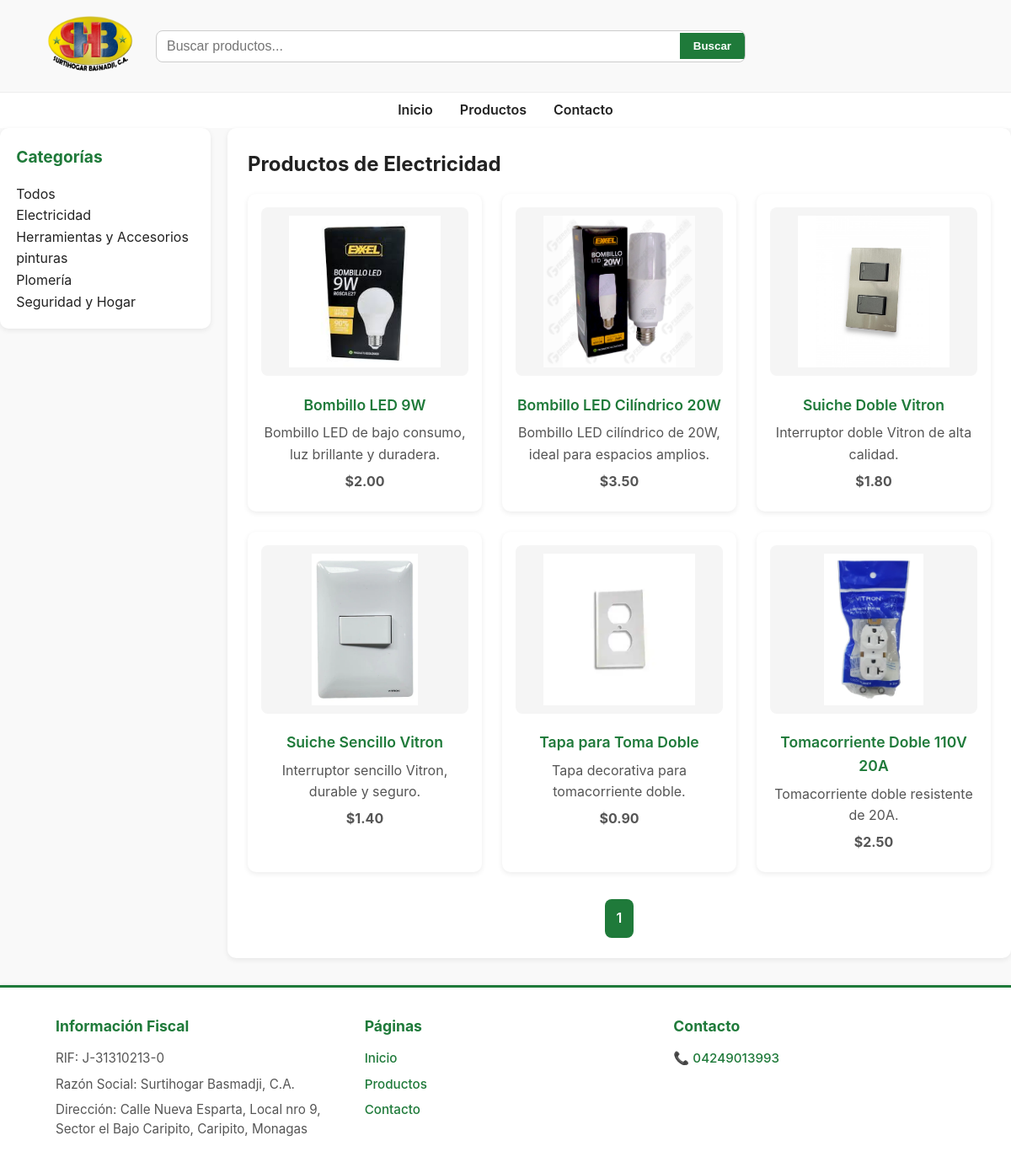
The app's page /productos.php?categoria=2 with its own data.
### tables this page shows
CREATE TABLE categorias (
  id INT AUTO_INCREMENT PRIMARY KEY,
  nombre VARCHAR(100) NOT NULL,
  descripcion TEXT
);

CREATE TABLE productos (
  id INT AUTO_INCREMENT PRIMARY KEY,
  nombre VARCHAR(150) NOT NULL,
  descripcion TEXT,
  precio DECIMAL(10,2) NOT NULL,
  imagen VARCHAR(255),
  categoria_id INT,
  CONSTRAINT fk_categoria
    FOREIGN KEY (categoria_id)
    REFERENCES categorias(id)
    ON DELETE SET NULL
    ON UPDATE CASCADE
);

### productos.php (the view, shortened to what this page needs)
<?php
include 'header.php';
$productosPorPagina = 12;
$paginaActual = isset($_GET['pagina']) ? (int)$_GET['pagina'] : 1;
$offset = ($paginaActual - 1) * $productosPorPagina;
$terminoBusqueda = isset($_GET['buscar']) ? trim($_GET['buscar']) : '';
$categoriaSeleccionada = isset($_GET['categoria']) ? (int)$_GET['categoria'] : null;
$stmtCat = $pdo->query("SELECT * FROM categorias ORDER BY nombre ASC");
$categorias = $stmtCat->fetchAll(PDO::FETCH_ASSOC);
$sqlBase = "FROM productos WHERE 1";
$parametros = [];
if ($categoriaSeleccionada) {
    $sqlBase .= " AND categoria_id = ?";
    $parametros[] = $categoriaSeleccionada;
}
$stmtTotal = $pdo->prepare("SELECT COUNT(*) " . $sqlBase);
$stmtTotal->execute($parametros);
$totalProductos = $stmtTotal->fetchColumn();
$totalPaginas = ceil($totalProductos / $productosPorPagina);
$sqlProductos = "SELECT * " . $sqlBase . " ORDER BY nombre ASC LIMIT $offset, $productosPorPagina";
$stmtProd = $pdo->prepare($sqlProductos);
$stmtProd->execute($parametros);
$productos = $stmtProd->fetchAll(PDO::FETCH_ASSOC);
?>
<main class="productos-container">
    <aside class="sidebar">
        <h3>Categorías</h3>
        <ul>
            <li><a href="productos.php" class="<?= !$categoriaSeleccionada ? 'active' : '' ?>">Todos</a></li>
            <?php foreach ($categorias as $cat): ?>
                <li>
                    <a
                        href="productos.php?categoria=<?= $cat['id'] ?>"
                        class="<?= ($categoriaSeleccionada == $cat['id']) ? 'active' : '' ?>"
                    >
                        <?= htmlspecialchars($cat['nombre']) ?>
                    </a>
                </li>
            <?php endforeach; ?>
        </ul>
    </aside>
    <section class="productos-main">
        <h2>
            <?php
            if ($terminoBusqueda !== '') {
                echo "Resultados para: " . htmlspecialchars($terminoBusqueda);
            } elseif ($categoriaSeleccionada) {
                foreach ($categorias as $cat) {
                    if ($cat['id'] == $categoriaSeleccionada) {
                        echo "Productos de " . htmlspecialchars($cat['nombre']);
                        break;
                    }
                }
            } else {
                echo "Todos los productos";
            }
            ?>
        </h2>
        <?php if (empty($productos)): ?>
            <p style="margin-top:1rem;">No se encontraron productos.</p>
        <?php else: ?>
            <div class="products-grid">
                <?php foreach ($productos as $producto): ?>
                    <div class="product-card card-base">
                        <img src="<?= htmlspecialchars($producto['imagen']) ?>" alt="">
                        <h4><?= htmlspecialchars($producto['nombre']) ?></h4>
                        <p><?= htmlspecialchars($producto['descripcion']) ?></p>
                        <p><strong>$<?= htmlspecialchars($producto['precio']) ?></strong></p>
                    </div>
                <?php endforeach; ?>
            </div>
        <?php endif; ?>
        <div class="pagination">
            <?php for ($i = 1; $i <= $totalPaginas; $i++): ?>
                <a
                    href="productos.php?pagina=<?= $i ?>
                        <?= $categoriaSeleccionada ? '&categoria=' . $categoriaSeleccionada : '' ?>
                        <?= $terminoBusqueda ? '&buscar=' . urlencode($terminoBusqueda) : '' ?>"
                    class="<?= ($i == $paginaActual) ? 'active' : '' ?>"
                >
                    <?= $i ?>
                </a>
            <?php endfor; ?>
        </div>
    </section>
</main>
<?php include 'footer.php'; ?>

### style.css (style rules this page uses)
* { box-sizing: border-box; margin: 0; padding: 0; }
body { font-family: "Inter", Arial, sans-serif; background: #f9f9f9; color: #222; line-height: 1.6; }
a { text-decoration: none; color: inherit; }
ul { list-style: none; }
.productos-container { display: flex; gap: 20px; align-items: flex-start; flex-wrap: wrap; }
.sidebar { width: 250px; flex-shrink: 0; }
.productos-main { flex: 1; background: #fff; padding: 1.5rem; border-radius: 10px; box-shadow: 0 2px 6px rgba(0,0,0,0.08); min-width: 300px; }
.products-grid { display: grid; grid-template-columns: repeat(auto-fit, minmax(220px, 1fr)); gap: 1.5rem; margin-top: 1rem; max-width: 1400px; margin-right: auto; }
.sidebar { width: 250px; flex-shrink: 0; background: #fff; padding: 1.2rem; border-radius: 10px; box-shadow: 0 2px 6px rgba(0,0,0,0.08); height: fit-content; }
.sidebar h3 { color: #1f7a3a; font-size: 1.2rem; margin-bottom: 1rem; font-weight: 700; }
.product-card { background: #fff; border-radius: 10px; padding: 1rem; box-shadow: 0 2px 6px rgba(0,0,0,0.08); text-align: center; transition: 0.3s ease; }
.product-card img { width: 100%; height: 200px; object-fit: contain; margin-bottom: 0.8rem; padding: 10px; background: #f5f5f5; border-radius: 8px; }
.product-card h4 { font-size: 1.1rem; color: #1f7a3a; margin-bottom: 0.4rem; font-weight: 600; }
.product-card p { color: #555; margin-bottom: 0.4rem; }
.pagination { display: flex; justify-content: center; gap: 10px; margin-top: 2rem; }
.pagination a { padding: 10px 14px; background: #eee; border-radius: 8px; transition: 0.25s; font-weight: 600; }
.pagination a:hover, .pagination a.active { background: #1f7a3a; color: #fff; }

### records on screen
categorias: nombre "Electricidad"
categorias: nombre "Herramientas y Accesorios"
categorias: nombre "pinturas"
categorias: nombre "Plomería"
categorias: nombre "Seguridad y Hogar"
productos: imagen (picture), nombre "Bombillo LED 9W", descripcion "Bombillo LED de bajo consumo, luz brillante y duradera.", precio "2.00"
productos: imagen (picture), nombre "Bombillo LED Cilíndrico 20W", descripcion "Bombillo LED cilíndrico de 20W, ideal para espacios amplios.", precio "3.50"
productos: imagen (picture), nombre "Suiche Doble Vitron", descripcion "Interruptor doble Vitron de alta calidad.", precio "1.80"
productos: imagen (picture), nombre "Suiche Sencillo Vitron", descripcion "Interruptor sencillo Vitron, durable y seguro.", precio "1.40"
productos: imagen (picture), nombre "Tapa para Toma Doble", descripcion "Tapa decorativa para tomacorriente doble.", precio "0.90"
productos: imagen (picture), nombre "Tomacorriente Doble 110V 20A", descripcion "Tomacorriente doble resistente de 20A.", precio "2.50"
